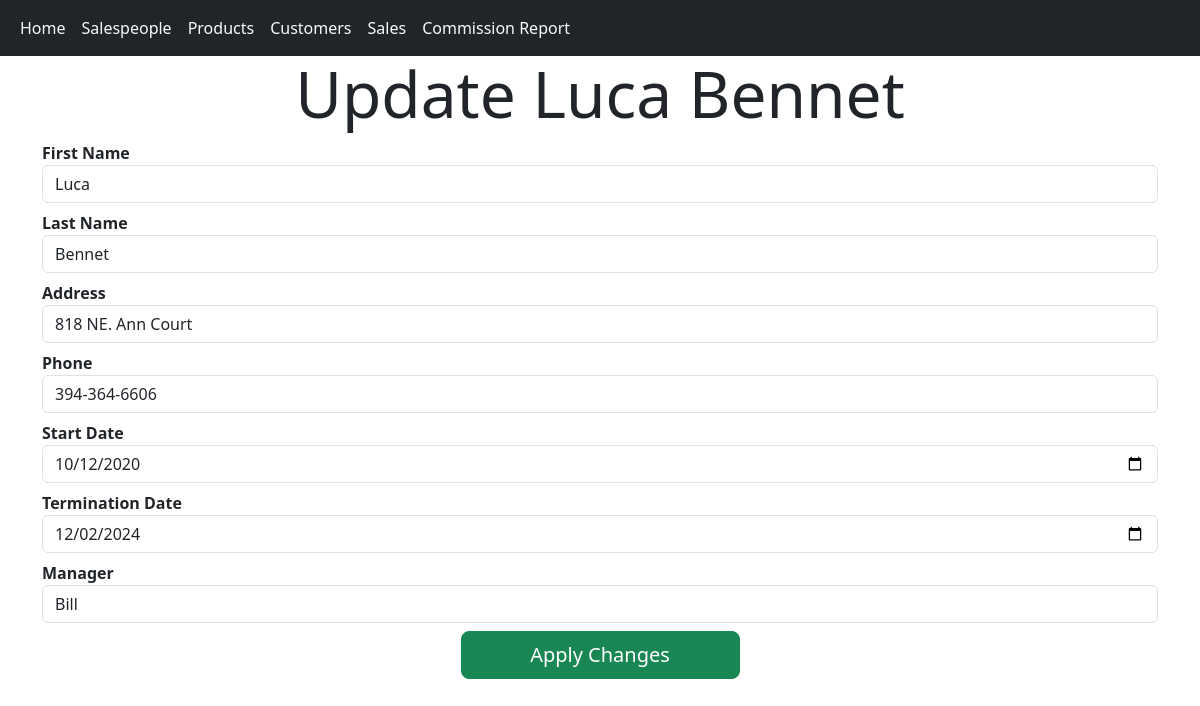
Page /salespeople/3 on the committed database.
### bespoked_bikes_sales/models.py (models this page shows)
class Salesperson(db.Model):
    id: Mapped[int] = mapped_column(primary_key=True)
    first_name: Mapped[str] = mapped_column(String(20))
    last_name: Mapped[str] = mapped_column(String(20))
    address: Mapped[str] = mapped_column(String(50))
    phone: Mapped[str] = mapped_column(String(10))
    start_date: Mapped[date] = mapped_column()
    termination_date: Mapped[date] = mapped_column()
    manager: Mapped[str] = mapped_column(String(40))
    sales: Mapped[List["Sale"]] = relationship(back_populates="salesperson")

### bespoked_bikes_sales/routes.py (the view)
@app.route("/salespeople/<int:id>", methods=["GET", "POST"])
def update_salesperson(id):
    person = Salesperson.query.get_or_404(id)
    form = UpdateSalespersonForm()
    if request.method == "GET":
        form = UpdateSalespersonForm(obj=person, formdata=None)
    def validate_no_duplicate_salesperson(id, form, field):
        duplicate = db.session.execute(db.select(Salesperson).where(Salesperson.first_name == field.data).where(Salesperson.last_name == form.last_name.data)).scalar()
        if duplicate and duplicate.id != id:
            raise ValidationError("Already a salesperson with the same name!")
    if request.method == "POST":
        if len(form.first_name.validators) < 2:
            form.first_name.validators.append(partial(validate_no_duplicate_salesperson, id))
        else:
            form.first_name.validators[1] = partial(validate_no_duplicate_salesperson, id)
    if form.validate_on_submit():
        form.populate_obj(person)
        db.session.commit()
        return redirect("/salespeople")
    return render_template("update_salesperson.jinja", person=person, form=form)

### bespoked_bikes_sales/forms.py (shortened to what this page needs)
class UpdateSalespersonForm(FlaskForm):
    first_name = StringField("First Name", validators=[InputRequired()])
    last_name = StringField("Last Name", validators=[InputRequired()])
    address = StringField("Address", validators=[InputRequired()])
    phone = StringField("Phone", validators=[InputRequired()])
    start_date = DateField("Start Date", validators=[InputRequired()])
    termination_date = DateField("Termination Date", validators=[InputRequired()])
    manager = StringField("Manager", validators=[InputRequired()])

### bespoked_bikes_sales/templates/update_salesperson.jinja (shortened to what this page needs)
{% extends "base.jinja" %}
{% from "_formhelpers.jinja" import render_field %}
{% block body %}
<div class="container">
	<h1 class="display-3 text-center">{{ "Update {} {}".format(person.first_name, person.last_name) }}</h1>
	<form action="/salespeople/{{ person.id }}" method="POST">
		{{ render_field(form.first_name, value=form.first_name.data, class="form-control") }}
		{{ render_field(form.last_name, value=form.last_name.data, class="form-control") }}
		{{ render_field(form.address, value=form.address.data, class="form-control") }}
		{{ render_field(form.phone, value=form.phone.data, class="form-control") }}
		{{ render_field(form.start_date, value=form.start_date.data, class="form-control", type="date") }}
		{{ render_field(form.termination_date, value=form.termination_date.data, class="form-control") }}
		{{ render_field(form.manager, value=form.manager.data, class="form-control") }}
		<div class="d-grid gap-2 col-3 mx-auto">
			<button type="submit" class="btn btn-success btn-lg text-center">Apply Changes</button>
		</div>
	</form>
</div>
{% endblock body %}

### bespoked_bikes_sales/templates/_formhelpers.jinja (shortened to what this page needs)
{% macro render_field(field) %}
<dt>{{ field.label }}
<dd>{{ field(**kwargs)|safe }}
</dd>
{% endmacro %}

### rows in the picture
Salesperson: first_name+last_name "Update Luca Bennet", first_name "Luca", last_name "Bennet", address "818 NE. Ann Court", phone "394-364-6606", start_date "10/12/2020", termination_date "12/02/2024", manager "Bill"

### other values in the picture
{{ field.label }} "First Name Last Name Address Phone Start Date Termination Date Manager"
